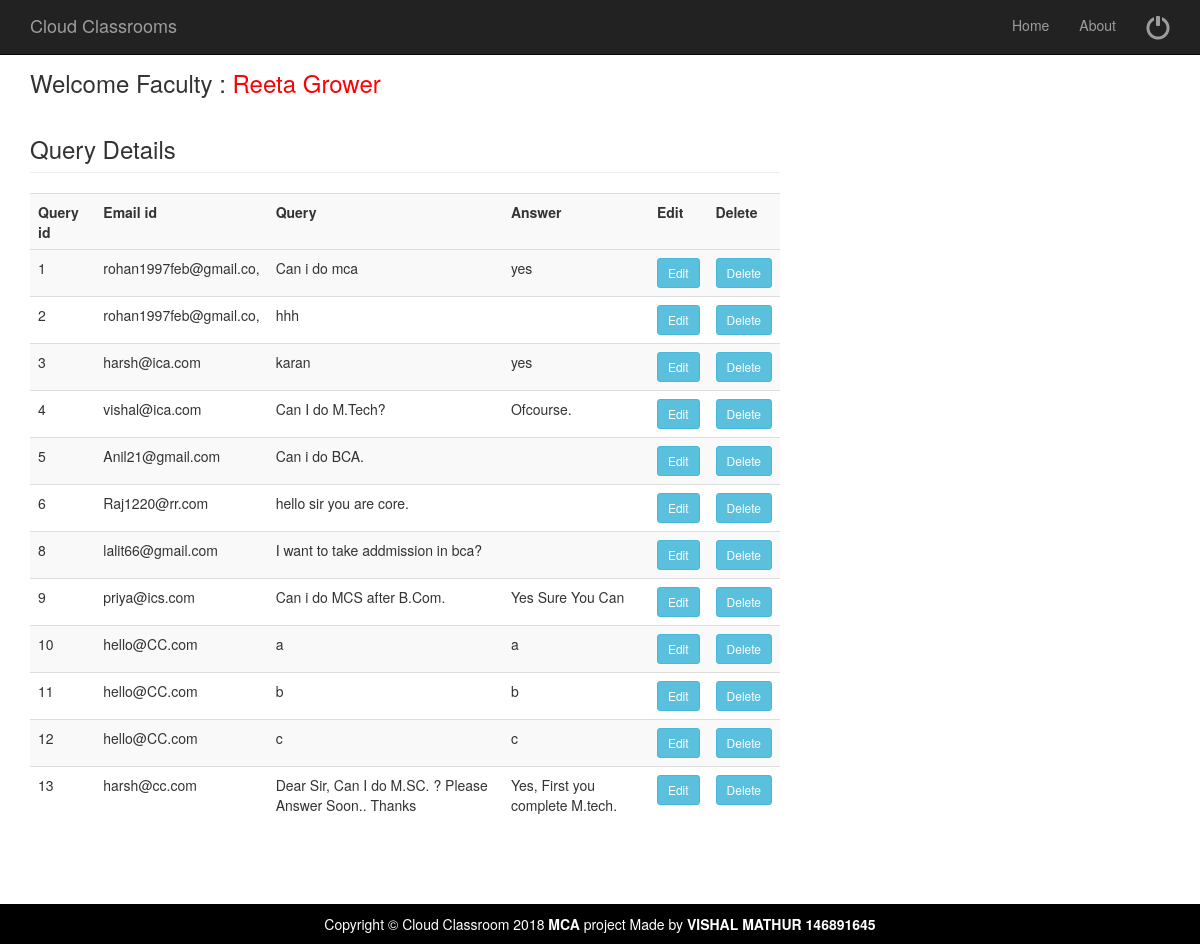
Screenshot of /qureydetails.php (signed in) with the database file from the repository.
### tables this page shows
CREATE TABLE `query` (
  `Query` text NOT NULL,
  `Ans` text NOT NULL,
  `Eid` varchar(35) NOT NULL,
  `Qid` int(11) NOT NULL
);

### qureydetails.php (the view, shortened to what this page needs)
<?php
$fname = $_SESSION["fname"];
?>
<?php include('fhead.php');  ?>
<div class="container">
	<div class="row">
		<div class="col-md-8">
			<h3> Welcome Faculty : <a href="welcomefaculty.php" ><span style="color:#FF0004"> <?php echo $fname; ?></span></a> </h3>
			<?php
			include( "database.php" );
			$sql = "select * from  query";
			$result = mysqli_query( $connect, $sql );
			echo "<h3 class='page-header' >Query Details</h3>";
			echo "<table class='table table-striped' style='width:100%'>
				<tr>
					<th>Query id</th>
					<th>Email id</th>
					<th>Query</th>
					<th>Answer</th>
					<th>Edit</th>
					<th>Delete</th>
				<tr>";
			while ( $row = mysqli_fetch_array( $result ) ) {
				?>
			<tr>
				<td>
					<?PHP echo $row['Qid'];?>
				</td>
				<td>
					<?PHP echo $row['Eid'];?>
				</td>
				<td>
					<?PHP echo $row['Query'];?>
				</td>
				<td>
					<?PHP echo $row['Ans'];?>
				</td>
				<td><a href="updatequery.php?gid=<?php echo $row['Qid']; ?>"><input type="button" Value="Edit" class="btn btn-info btn-sm"></a>
				</td>
				<td><a href="qureydetails.php?deleteid=<?php echo $row['Qid']; ?>"><input type="button" Value="Delete" name="" class="btn btn-info btn-sm"></a>
				</td>
			</tr>
			<?php } ?>
			</table>
		</div>
	</div>
	<?php include('allfoot.php');  ?>

### css/modern-business.css (style rules this page uses)
html, body { height: 100%; }
body { padding-top: 50px; }

### rows the page displays
query: Qid "1", Eid "rohan1997feb@gmail.co,", Query "Can i do mca", Ans "yes"
query: Qid "2", Eid "rohan1997feb@gmail.co,", Query "hhh"
query: Qid "3", Eid "harsh@ica.com", Query "karan", Ans "yes"
query: Qid "4", Eid "vishal@ica.com", Query "Can I do M.Tech?", Ans "Ofcourse."
query: Qid "5", Eid "Anil21@gmail.com", Query "Can i do BCA."
query: Qid "6", Eid "Raj1220@rr.com", Query "hello sir you are core."
query: Qid "8", Eid "lalit66@gmail.com", Query "I want to take addmission in bca?"
query: Qid "9", Eid "priya@ics.com", Query "Can i do MCS after B.Com.", Ans "Yes Sure You Can"
query: Qid "10", Eid "hello@CC.com", Query "a", Ans "a"
query: Qid "11", Eid "hello@CC.com", Query "b", Ans "b"
query: Qid "12", Eid "hello@CC.com", Query "c", Ans "c"
query: Qid "13", Eid "harsh@cc.com", Query "Dear Sir, Can I do M.SC. ? Please Answer Soon.. Thanks", Ans "Yes, First you complete M.tech."

### other values shown
$fname "Reeta Grower"
